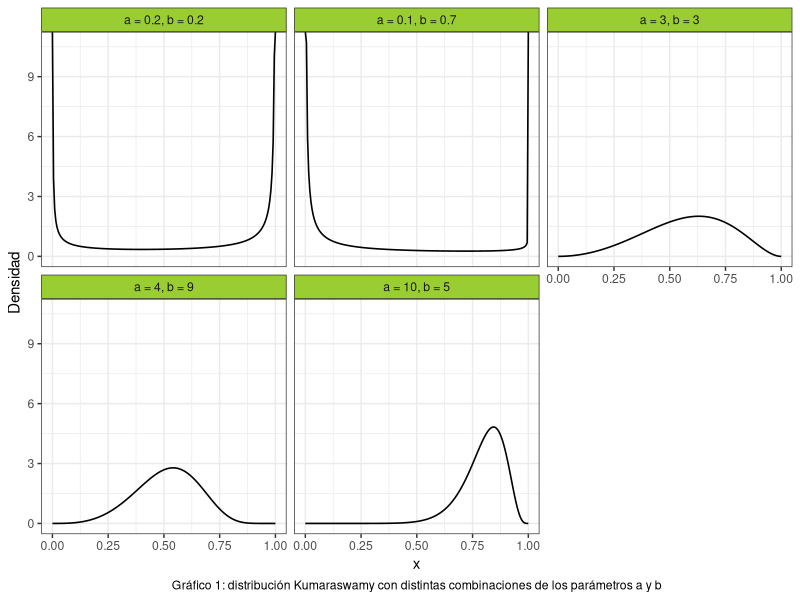
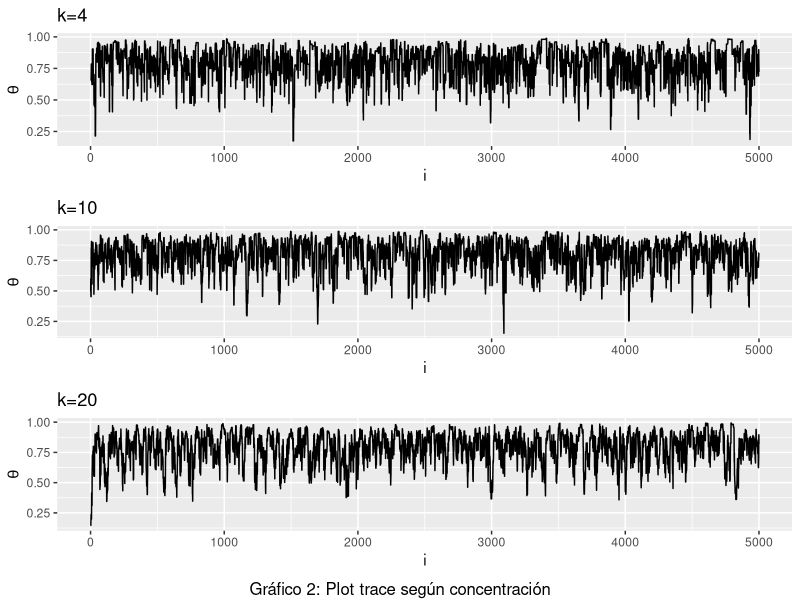
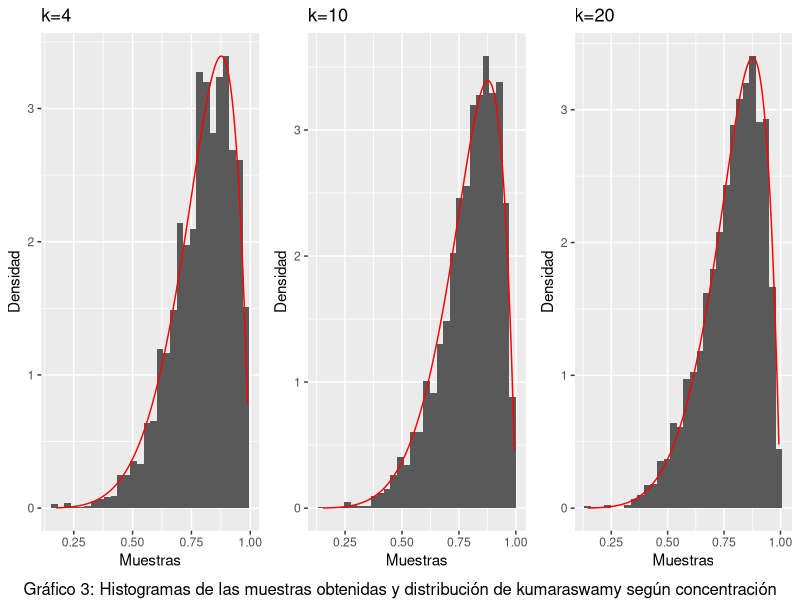
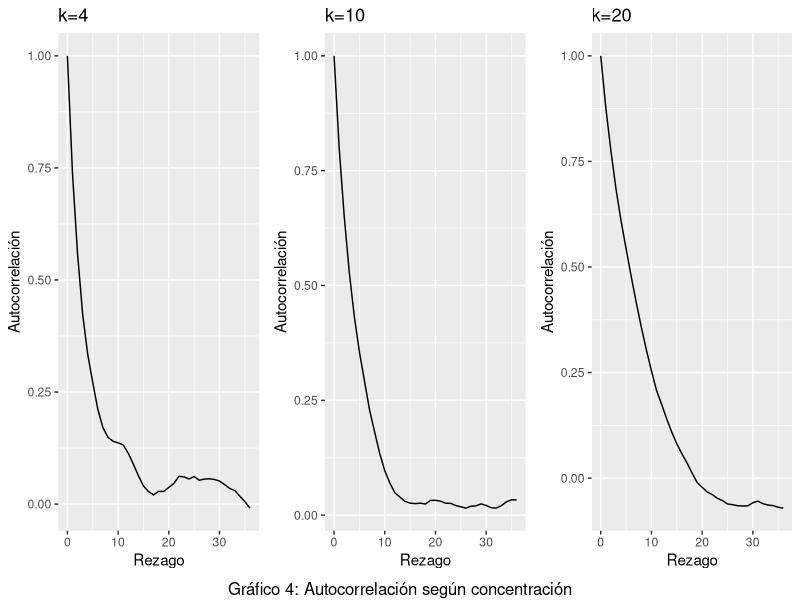
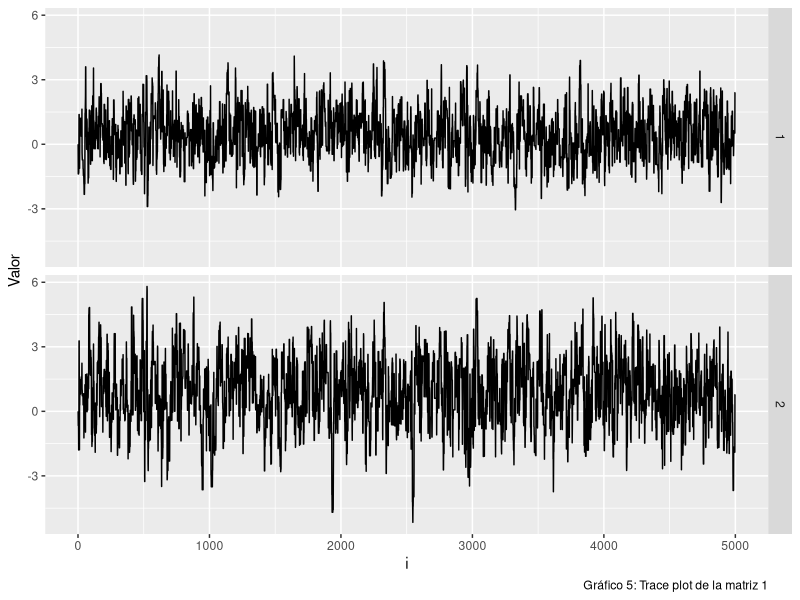
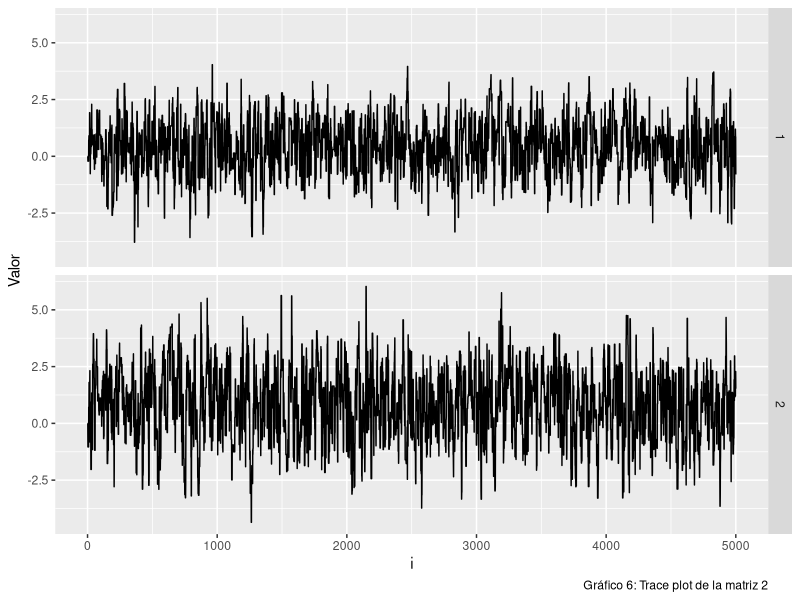
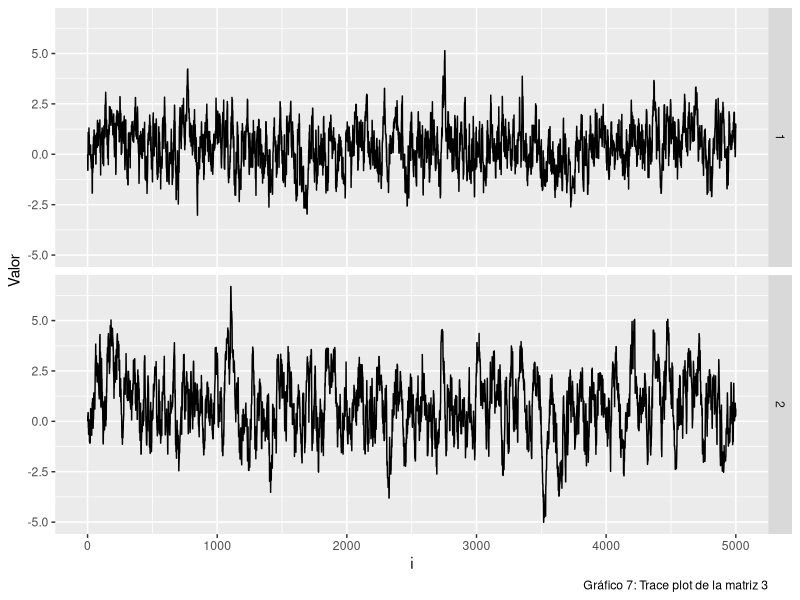
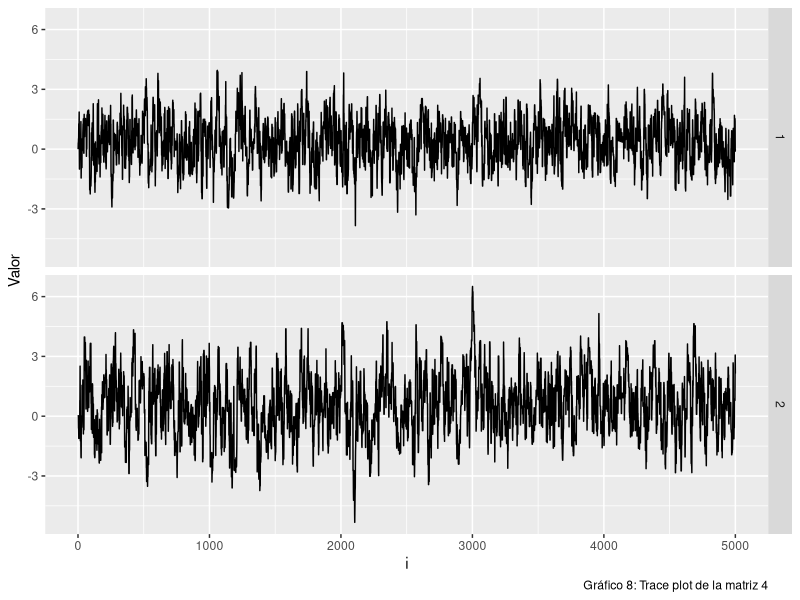

The R source for these figures, in order:
## ---- chunk 1
#Librerias
library(ggplot2)
library(dplyr)
library(gridExtra)
library(kableExtra)
library(stats)
library(mvtnorm)
set.seed(394)
## ---- chunk 2

cant_saltos <- 0


sample_mh <- function(d_objetivo, r_propuesta, d_propuesta, p_inicial, n) {
  muestras <- matrix(nrow = n, ncol = length(p_inicial))
  muestras[1, ] <- p_inicial
  
  for(i in 2:n) {
    p_actual <- muestras[i-1,]
    p_nuevo <- r_propuesta(p_actual)
    
    f_nuevo <- d_objetivo(p_nuevo)
    f_actual <- d_objetivo(p_actual)
    
    q_actual <- d_propuesta(p_actual, mean = p_nuevo)
    q_nuevo <- d_propuesta(p_nuevo, mean = p_actual)
    
    alpha <- min(1, (f_nuevo/f_actual)*(q_actual/q_nuevo))
    aceptar <- rbinom(1, 1, alpha)
    
    if(aceptar) { 
      muestras[i,] <- p_nuevo
      cant_saltos <- cant_saltos + 1
      
    } else {
      muestras[i,] <- p_actual
    }
  }
  
  if (ncol(muestras) == 1) {
    muestras <- as.vector(muestras)
  } 
  return(list(muestras=muestras,cant_saltos=cant_saltos))
}

## ---- chunk 3
#Punto 2
# Crear grilla para los valores de "x"
grid_n <- 200
x_grid <- seq(0, 1, length.out = grid_n)

kumaraswamy <- function(x, a, b){
  a*b*(x^(a-1))*((1-(x^a))^(b-1))
}

a <- c(0.2, 0.1, 3, 4, 10)
b <- c(0.2, 0.7, 3, 9, 5)


#Creamos un data frame para graficar la distribución de Kumaraswamy:

data1 <- data.frame(
  Funcion = as.factor(rep(1:5, each = grid_n)),
  Densidad = numeric(5 * grid_n),
  Grilla = rep(x_grid, times = 5)
) 

# Completamos el data frame con las densidades:
for(i in 1:5) {
    indices <- seq(from = 1 + (i - 1) * 200, to = 200 + (i - 1) * 200)
    data1$Densidad[indices] <- kumaraswamy(x_grid, a[i], b[i])
}

# Cambiamos las etiquetas de las variables para mejorar el gráfico
levels(data1$Funcion) <- c("a = 0.2, b = 0.2",
                           "a = 0.1, b = 0.7",
                           "a = 3, b = 3",
                           "a = 4, b = 9",
                           "a = 10, b = 5")

ggplot(data = data1, aes(x = Grilla, y = Densidad)) +
  geom_line(size = 0.55) +
  facet_wrap(~Funcion) +
  theme_bw() +
  labs(x = "x",
       caption = "Gráfico 1: distribución Kumaraswamy con distintas combinaciones de los parámetros a y b") + 
  theme(
    strip.background = element_rect(fill = "olivedrab3"),
    plot.caption = element_text(hjust = 0.5)
  )

## ---- chunk 4
#Punto 3
concentracion3 <- c(4,10,20)
tabla3 <- data.frame ( 
  concentracion = rep(concentracion3, each = 5000),
  muestra = numeric(15000)
  )
tasa3 <- numeric(3)

for (i in 1:3) {
#Funciones a usar
d_objetivo3 <- function(x) kumaraswamy(x, 6, 2)
d_propuesta3 <- function(x, mean) dbeta(x, shape1 = mean * concentracion3[i], shape2 = (1-mean) * concentracion3[i])
r_propuesta3 <- function(x) rbeta(1, shape1 = x * concentracion3[i], shape2 = (1-x) * concentracion3[i])
#Donde x hace referencia a mu
n3 <- 5000
p_inicial3 <- rbeta(1,shape1=2,shape2=2)
funcion3 <- sample_mh(d_objetivo3, r_propuesta3, d_propuesta3, p_inicial3, n3)
indices <- seq(from = 1 + (i - 1) * 5000, to = 5000 + (i - 1) * 5000)
tabla3$muestra[indices] <- funcion3$muestras

tasa3[i] <- funcion3$cant_saltos/n3
} 

#Tasa de aceptacion
tabla3_2 <- data.frame(
  Concentracion = c("4","10","20"),
  Tasa_de_aceptacion = tasa3
) %>%
  kable() %>%
  kable_styling(bootstrap_options = c("striped","hover","condensed")) %>%
  add_footnote("Tabla 1: Tasa de aceptación")

print(tabla3_2)
## ---- chunk 5

#Gata peluda junta
# Agrego una columna con el orden de las muestras
tabla3$orden <- rep(1:5000, times = 3)
tabla3$concentracion <- as.factor(tabla3$concentracion) 


# Gráfico con múltiples líneas
grafico3_1 <- ggplot(data = tabla3, aes(x = orden, y = muestra, group = concentracion, color = concentracion)) +
  geom_line() +
  theme_bw() +
  labs(x = "x", y = "y", color = "Group", caption = "Gráfico: Trace plot para las 3 concentraciones") +
  theme(legend.position = "top")  



#Trace plots
plot_trace <- function(x){
  data.frame(x = seq_along(x), y = x) %>% 
    ggplot() +
    geom_line(aes(x = x, y = y))
}

grafico3_2 <- plot_trace(tabla3$muestra[1:5000]) +
              labs(x = "i", y = expression(theta), title = "k=4")
grafico3_3 <- plot_trace(tabla3$muestra[5001:10000]) +
              labs(x = "i", y = expression(theta), title = "k=10")
grafico3_4 <- plot_trace(tabla3$muestra[10001:15000]) +
              labs(x = "i", y = expression(theta), title = "k=20")

grid.arrange(grafico3_2,grafico3_3,grafico3_4, nrow=3, bottom ="Gráfico 2: Plot trace según concentración")
## ---- chunk 6

#Histogramas
plot_hist <- function(x, d_objetivo3) {
  x_seq <- seq(min(x), max(x), length.out = n3)
  df_hist <- data.frame(x = x)
  df_line <- data.frame(x = x_seq, y = d_objetivo3(x_seq))
  
  ggplot(df_hist)+
    geom_histogram(aes(x = x, y =after_stat(density))) +
    geom_line(aes(x = x, y = y), data = df_line, color = "red")
}

grafico3_5 <- plot_hist(tabla3$muestra[1:5000],d_objetivo3) +
  labs (title = "k=4", x = "Muestras", y = "Densidad")
grafico3_6 <- plot_hist(tabla3$muestra[5001:10000],d_objetivo3) +
  labs (title = "k=10", x = "Muestras", y = "Densidad")
grafico3_7 <- plot_hist(tabla3$muestra[10001:15000],d_objetivo3) +
  labs (title = "k=20", x = "Muestras", y = "Densidad")

grid.arrange(grafico3_5,grafico3_6,grafico3_7,nrow=1, bottom = "Gráfico 3: Histogramas de las muestras obtenidas y distribución de kumaraswamy según concentración")

## ---- chunk 7

#Graficos de autocorrelacion
plot_acf <- function(data, title) {
  acf_result <- acf(data, plot = FALSE)
  ggplot() +
    geom_line(aes(y = acf_result$acf, x = acf_result$lag)) +
    labs(title = title, x = "Rezago", y = "Autocorrelación")
}


grafico3_8 <- plot_acf(tabla3$muestra[1:5000], "k=4")
grafico3_9 <- plot_acf(tabla3$muestra[5001:10000], "k=10")
grafico3_10 <- plot_acf(tabla3$muestra[10001:15000], "k=20")

grid.arrange(grafico3_8,grafico3_9,grafico3_10,nrow=1,  bottom = "Gráfico 4: Autocorrelación según concentración") 

## ---- chunk 8
#Punto 4
muestra4_1 <- tabla3$muestra[1:5000]
muestra4_2 <- tabla3$muestra[5001:10000]
muestra4_3 <- tabla3$muestra[10001:15000]

#Calculo de la media y los percentiles 5 y 95 para X:
variable_x <- data.frame(
  Muestra = c("1", "2", "3"),
  Concentración = c("k=4", "k=10", "k=20"),
  Medias =  c(mean(muestra4_1), mean(muestra4_2), mean(muestra4_3)),
  Percentil_5 = c(quantile(muestra4_1, prob = c(0.05)),
                  quantile(muestra4_2, prob = c(0.05)),
                  quantile(muestra4_3, prob = c(0.05))
                  ),
  Percentil_95 = c(quantile(muestra4_1, prob = c(0.95)),
                  quantile(muestra4_2, prob = c(0.95)),
                  quantile(muestra4_3, prob = c(0.95))
                  )
) %>%
  kable() %>%
  kable_styling(bootstrap_options = c("striped","hover","condensed")) %>%
  add_footnote("Tabla 2: Media y percentiles de X")

print(variable_x)


## ---- chunk 9
#Cálculo de la media y los percentiles 5 y 95 para logit(X):
l_m1 <- log((muestra4_1/(1-muestra4_1)))
l_m2 <- log((muestra4_2/(1-muestra4_2)))
l_m3 <- log((muestra4_3/(1-muestra4_3)))



variable_logit_X <- data.frame(
  Muestra = c("1", "2", "3"),
  Concentración = c("k=4", "k=10", "k=20"),
  Medias = c(mean(l_m1), mean(l_m2), mean(l_m3)),
  Percentil_5 = c(quantile(l_m1, prob = c(0.05)),
                  quantile(l_m2, prob = c(0.05)),
                  quantile(l_m3, prob = c(0.05))
                  ),
  Percentil_95 = c(quantile(l_m1, prob = c(0.95)),
                  quantile(l_m2, prob = c(0.95)),
                  quantile(l_m3, prob = c(0.95))
                  )
) %>%
  kable() %>%
  kable_styling(bootstrap_options = c("striped","hover","condensed")) %>%
  add_footnote("Tabla 3: Media y percentiles de logit(X)")


print(variable_logit_X)


## ---- chunk 10
#Paso 7

# Funciones a utilizar

#1.Trace plot
plot_trace <- function(x, y) {
  n <- length(x)
  df <- data.frame(
    x = rep(1:n, 2),
    y = c(x,y),
    dimension = rep(1:2, each = n),
    parametro = factor(rep(1:2, each = n), labels = c("mu[1]", "mu[2]")) 
  )
  
  ggplot(df) + 
    geom_line(aes(x = x, y = y)) +
    facet_grid(rows = vars(dimension)) +
    labs(x = "i", y = "Valor", color = parse(text ="Parámetro"))
}



#2. Número efectivo de muestras
n_eff <- function(muestras){
  S <- length(muestras)
  autocorr <- acf(muestras, plot = F, lag = Inf)$acf
  limite <- which((autocorr < 0.001))[1] #sumamos hasta ese valor
  denom <- 1 + 2 * sum(autocorr[2:limite])
  
  S/denom
  
}


n7 <- 5000
funcion7_1 <- function(matriz_cov) {
    d_objetivo7 <- function(x) dmvnorm(x,c(0.4,0.75),matrix(c(1.35,0.4,0.4,2.4),nrow=2))
    d_propuesta7 <- function(x, mean) dmvnorm(x,mean = mean ,sigma = matriz_cov)
    r_propuesta7 <- function(x) rmvnorm(1, mean = x, sigma = matriz_cov)  


funcion7 <- sample_mh(d_objetivo7,r_propuesta7,d_propuesta7,c(0,0),n7)
muestra7 <- funcion7$muestras
grafico7_1 <- plot_trace(muestra7[,1],muestra7[,2])
n_eff7_1 <- n_eff(muestra7[,1])
n_eff7_2 <- n_eff(muestra7[,2])
 return(list(grafico = grafico7_1, n1 = n_eff7_1, n2 = n_eff7_2,
             muestra7 = muestra7))

}

#Evalucación de diferentes matrices de variancia y covariancia
matriz1 <- funcion7_1(matrix(c(2, 0.5, 0.5, 3), nrow = 2))
matriz2 <- funcion7_1(matrix(c(2, 0, 0, 3), nrow = 2))
matriz3 <- funcion7_1(matrix(c(0.4, 0, 0, 0.4), nrow = 2))
matriz4 <- funcion7_1(matrix(c(1, 0, 0, 1), nrow = 2))
matriz5 <- funcion7_1(matrix(c(5, 0, 0, 6), nrow = 2))

matriz1$grafico + labs(caption = "Gráfico 5: Trace plot de la matriz 1") +
    theme(legend.position = "none")
matriz2$grafico + labs(caption = "Gráfico 6: Trace plot de la matriz 2") +
    theme(legend.position = "none")
matriz3$grafico + labs(caption = "Gráfico 7: Trace plot de la matriz 3") +
    theme(legend.position = "none")
matriz4$grafico + labs(caption = "Gráfico 8: Trace plot de la matriz 4") +
    theme(legend.position = "none")
matriz5$grafico + labs(caption = "Gráfico 9: Trace plot de la matriz 5") +
    theme(legend.position = "none")

## ---- chunk 11

tabla <- data.frame(
  Matriz = c("1", "2", "3", "4", "5"),
  Num_efectivo_p1 = trunc(c(matriz1$n1, matriz2$n1, matriz3$n1, matriz4$n1, matriz5$n1)),
  Num_efectivo_p2 = trunc(c(matriz1$n2, matriz2$n2, matriz3$n2, matriz4$n2, matriz5$n2))
  ) %>%
  kable() %>%
  kable_styling(bootstrap_options = c("striped","hover","condensed")) %>%
  add_footnote("Tabla 4: Números efectivos de muestras para cada matriz y cada parámetro")

print(tabla)
#Nos quedariamos con la ultima matriz.
## ---- chunk 12
#Punto 8: se calculan las probabilidades con la última matriz de var y cov.
muestra7 <- as.data.frame(matriz5$muestra7)
colnames(muestra7) <- c("X", "Y")

#Probabilidades estimadas
#Probabilidad n°1:
prob1 <- muestra7 %>% 
  filter(X > 1) %>% 
  count(Y < 0)

prob1$n[2]/(n7)


#Probabilidad n°2:
prob2 <- muestra7 %>% 
  filter(X > 1) %>% 
  count(Y > 2)

prob2$n[2]/(n7)



#Probabilidad n°3:
prob3 <- muestra7 %>% 
  filter(X > 0.4) %>% 
  count(Y > 0.75)

prob3$n[2]/(n7)



#Probabilidades reales:

#Probabilidad n°1:
pmvnorm(lower = c(1, -Inf), upper = c(Inf, 0), 
        mean = c(0.4, 0.75), sigma = matrix(c(1.35, 0.4, 0.4, 2.4), nrow = 2))

#Cómo funcionan "lower" y "upper"? 
#"lower" es un vector que indica los limites inferiores de cada variable: 1 para X y -Infinito para Y; "upper" funciona de manera igual.


#Probabilidad n°2:
pmvnorm(lower = c(1, 2), upper = c(Inf, Inf), 
        mean = c(0.4, 0.75), sigma = matrix(c(1.35, 0.4, 0.4, 2.4), nrow = 2))



#Probabilidad n°3:
pmvnorm(lower = c(0.4, 0.75), upper = c(Inf, Inf), 
        mean = c(0.4, 0.75), sigma = matrix(c(1.35, 0.4, 0.4, 2.4), nrow = 2))


## ---- chunk 13
#Punto 9

p_estrella <- function(x, a, b){
  exp(-((((a - x[1])^2) + b * ((x[2] - x[1])^2))^2))
}



n9 <- 5000

funcion9_1 <- function(matriz_cov) {
    d_objetivo9 <- function(x) p_estrella(x, 0.5, 5)
    d_propuesta9 <- function(x, mean) dmvnorm(x, mean = mean, sigma = matriz_cov)
    r_propuesta9 <- function(x) rmvnorm(1, mean = x, sigma = matriz_cov)  
    
    funcion9 <- sample_mh(d_objetivo9,r_propuesta9,d_propuesta9,c(0,0),n9)
    muestra9 <- funcion9$muestras
    grafico9_1 <- plot_trace(muestra9[,1],muestra9[,2])
    
    n_eff9_1 <- n_eff(muestra9[,1])
    n_eff9_2 <- n_eff(muestra9[,2])
    tasa9 <- funcion9$cant_saltos/n9
    autocorr_1 <- acf(muestra9[,1], plot = F)
    autocorr_2 <- acf(muestra9[,2], plot = F)
    
    return(list(grafico = grafico9_1, n1 = n_eff9_1, n2 = n_eff9_2,
             muestra9 = muestra9, tasa9 = tasa9, autocorr_p1 = autocorr_1,
             autocorr_p2 = autocorr_2))

}


matriz1 <- funcion9_1(matrix(c(0.3, 0.1, 0.1, 0.2), nrow = 2))
matriz2 <- funcion9_1(matrix(c(2, 0, 0, 2), nrow = 2))
matriz3 <- funcion9_1(matrix(c(4, 1, 1, 4), nrow = 2))



grafico9_1_1 <- ggplot()+
  geom_line(aes(y = matriz1$autocorr_p1$acf, x = matriz1$autocorr_p1$lag)) +
  labs (title = "Autocorrelación para 'a' ", x = "Rezago", y = "Autocorrelación")

grafico9_1_2 <- ggplot()+
  geom_line(aes(y = matriz1$autocorr_p2$acf, x = matriz1$autocorr_p2$lag)) +
  labs (title = "Autocorrelación para 'b' ", x = "Rezago", y = "Autocorrelación")


grafico9_2_1 <- ggplot()+
  geom_line(aes(y = matriz2$autocorr_p1$acf, x = matriz2$autocorr_p1$lag)) +
  labs (title = "Autocorrelación para 'a' ", x = "Rezago", y = "Autocorrelación")

grafico9_2_2 <- ggplot()+
  geom_line(aes(y = matriz2$autocorr_p2$acf, x = matriz2$autocorr_p2$lag)) +
  labs (title = "Autocorrelación para 'b' ", x = "Rezago", y = "Autocorrelación")

grafico9_3_1 <- ggplot()+
  geom_line(aes(y = matriz3$autocorr_p1$acf, x = matriz3$autocorr_p1$lag)) +
  labs (title = "Autocorrelación para 'a' ", x = "Rezago", y = "Autocorrelación")


grafico9_3_2 <- ggplot()+
  geom_line(aes(y = matriz3$autocorr_p2$acf, x = matriz3$autocorr_p2$lag)) +
  labs (title = "Autocorrelación para 'b' ", x = "Rezago", y = "Autocorrelación")
## ---- chunk 14
grid.arrange(matriz1$grafico, matriz3$grafico, ncol= 2)

tasas <- data.frame(
  Matriz = c("1", "2", "3"),
  Tasa = c(matriz1$tasa9, matriz2$tasa9, matriz3$tasa9)
)


grid.arrange(grafico9_1_1, grafico9_2_1, grafico9_3_1, ncol = 3)
grid.arrange(grafico9_1_2, grafico9_2_2, grafico9_3_2, ncol = 3)
## ---- chunk 15
#Punto 10
muestra9 <- as.data.frame(matriz1$muestra9)
colnames(muestra9) <- c("X", "Y")

#Probabilidades estimadas
#Probabilidad n°1:
prob1 <- muestra9 %>% 
  filter(X > 0 & X < 1 ) %>% 
  count(Y < 1 & Y > 0)

prob1$n[2]/(n9)



#Probabilidad n°2:
prob2 <- muestra9 %>% 
  filter(X > -1 & X < 0 ) %>% 
  count(Y < 1 & Y > 0)

prob2$n[2]/(n9)




#Probabilidad n°3:
prob3 <- muestra9 %>% 
  filter(X > 1 & X < 2 ) %>% 
  count(Y < 3 & Y > 2)

prob3$n[2]/(n9)
## ---- chunk 16
# Punto 11
# Calculo P(0<X1<1, 0<X2<1)

k <- 10000
u <- matrix(runif(k*2), ncol = 2)
p_estrella_eval <- numeric(k)

for (i in 1:k) {
  p_estrella_eval[i] <- p_estrella(u[i,], 0.5, 5)
}

rdo_prob1 <- mean(p_estrella_eval)

# Calculo P(-1<X1<0, 0<X2<1)

u <- matrix(c(runif(k, min = -1, max = 0),
              runif(k, min = 0, max = 1)),
            ncol = 2)

for (i in 1:k) {
  p_estrella_eval[i] <- p_estrella(u[i,], 0.5, 5)
}

rdo_prob2 <- mean(p_estrella_eval)

# Calculo P(1<X1<2, 2<X2<3)

u <- matrix(c(runif(k, min = 1, max = 2),
              runif(k, min = 2, max = 3)),
            ncol = 2)

for (i in 1:k) {
  p_estrella_eval[i] <- p_estrella(u[i,], 0.5, 5)
}

rdo_prob3 <- mean(p_estrella_eval)
